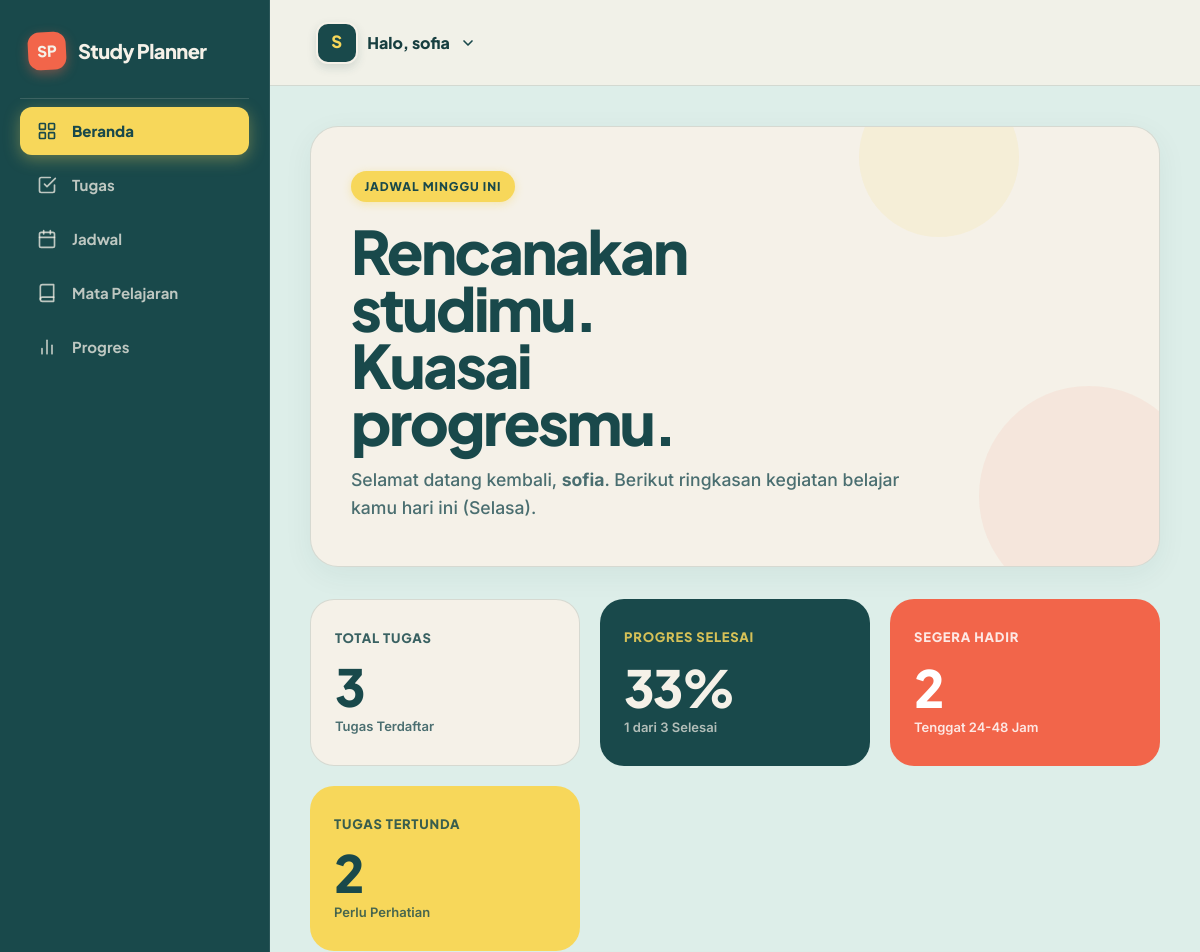
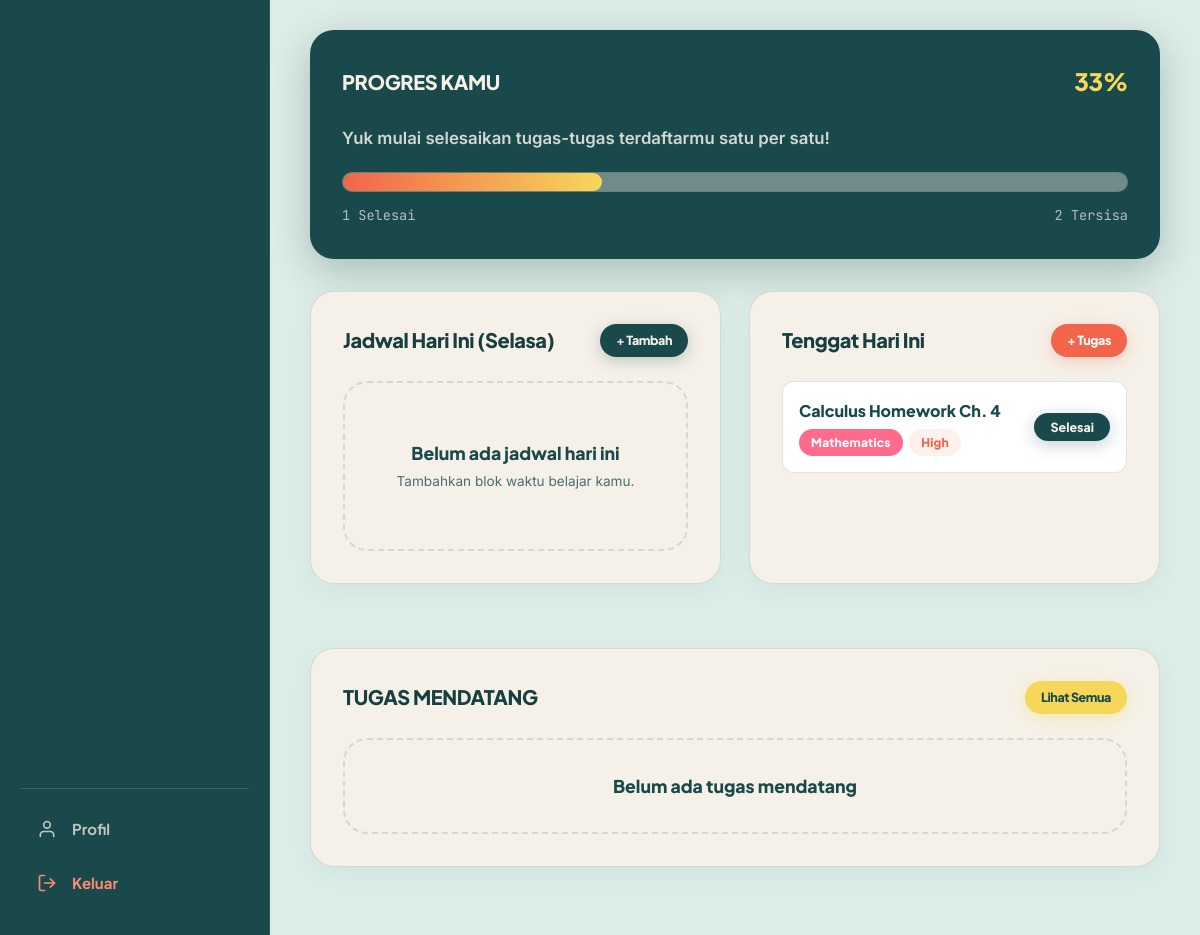
The app's page /dashboard (signed in) with its own data (2 pictures, top to bottom).
### tables this page shows
CREATE TABLE users (
            id INTEGER PRIMARY KEY AUTOINCREMENT,
            username TEXT UNIQUE NOT NULL,
            email TEXT UNIQUE NOT NULL,
            password_hash TEXT NOT NULL,
            created_at TIMESTAMP DEFAULT CURRENT_TIMESTAMP
        );

CREATE TABLE tasks (
            id INTEGER PRIMARY KEY AUTOINCREMENT,
            user_id INTEGER NOT NULL,
            subject_id INTEGER,
            title TEXT NOT NULL,
            description TEXT,
            deadline DATE NOT NULL,
            priority TEXT CHECK(priority IN ('Low', 'Medium', 'High')) DEFAULT 'Medium',
            status TEXT CHECK(status IN ('To Do', 'In Progress', 'Completed')) DEFAULT 'To Do',
            created_at TIMESTAMP DEFAULT CURRENT_TIMESTAMP,
            FOREIGN KEY (user_id) REFERENCES users (id) ON DELETE CASCADE,
            FOREIGN KEY (subject_id) REFERENCES subjects (id) ON DELETE SET NULL
        );

CREATE TABLE subjects (
            id INTEGER PRIMARY KEY AUTOINCREMENT,
            user_id INTEGER NOT NULL,
            name TEXT NOT NULL,
            color TEXT NOT NULL DEFAULT '#ff7aa2',
            created_at TIMESTAMP DEFAULT CURRENT_TIMESTAMP,
            FOREIGN KEY (user_id) REFERENCES users (id) ON DELETE CASCADE
        );

### app.py (the view)
@app.route('/dashboard')
@login_required
def dashboard():
    user_id = session['user_id']
    db = get_db()
    today_str = date.today().isoformat()
    tomorrow_str = (date.today() + timedelta(days=1)).isoformat()
    total_tasks = db.execute("SELECT COUNT(*) FROM tasks WHERE user_id = ?", (user_id,)).fetchone()[0]
    completed_tasks = db.execute("SELECT COUNT(*) FROM tasks WHERE user_id = ? AND status = 'Completed'", (user_id,)).fetchone()[0]
    pending_tasks = db.execute("SELECT COUNT(*) FROM tasks WHERE user_id = ? AND status != 'Completed'", (user_id,)).fetchone()[0]
    due_soon_tasks = db.execute("SELECT COUNT(*) FROM tasks WHERE user_id = ? AND status != 'Completed' AND deadline BETWEEN ? AND ?",
                                (user_id, today_str, tomorrow_str)).fetchone()[0]
    overall_progress = round((completed_tasks / total_tasks * 100)) if total_tasks > 0 else 0
    due_today = db.execute('''
        SELECT t.*, s.name as subject_name, s.color as subject_color
        FROM tasks t LEFT JOIN subjects s ON t.subject_id = s.id
        WHERE t.user_id = ? AND t.deadline = ? AND t.status != 'Completed'
        ORDER BY t.priority DESC
    ''', (user_id, today_str)).fetchall()
    due_tomorrow = db.execute('''
        SELECT t.*, s.name as subject_name, s.color as subject_color
        FROM tasks t LEFT JOIN subjects s ON t.subject_id = s.id
        WHERE t.user_id = ? AND t.deadline = ? AND t.status != 'Completed'
        ORDER BY t.priority DESC
    ''', (user_id, tomorrow_str)).fetchall()
    upcoming_tasks = db.execute('''
        SELECT t.*, s.name as subject_name, s.color as subject_color
        FROM tasks t LEFT JOIN subjects s ON t.subject_id = s.id
        WHERE t.user_id = ? AND t.deadline > ? AND t.status != 'Completed'
        ORDER BY t.deadline ASC LIMIT 5
    ''', (user_id, tomorrow_str)).fetchall()
    day_name_en = date.today().strftime('%A')
    day_map_id = {
        'Monday': 'Senin', 'Tuesday': 'Selasa', 'Wednesday': 'Rabu',
        'Thursday': 'Kamis', 'Friday': 'Jumat', 'Saturday': 'Sabtu', 'Sunday': 'Minggu'
    }
    today_name_id = day_map_id.get(day_name_en, day_name_en)
    todays_schedule = db.execute('''
        SELECT sc.*, s.name as subject_name, s.color as subject_color
        FROM schedules sc JOIN subjects s ON sc.subject_id = s.id
        WHERE sc.user_id = ? AND sc.day = ?
        ORDER BY sc.start_time ASC
    ''', (user_id, day_name_en)).fetchall()
    return render_template('dashboard.html',
                           total_tasks=total_tasks,
                           completed_tasks=completed_tasks,
                           pending_tasks=pending_tasks,
                           due_soon_tasks=due_soon_tasks,
                           overall_progress=overall_progress,
                           due_today=due_today,
                           due_tomorrow=due_tomorrow,
                           upcoming_tasks=upcoming_tasks,
                           todays_schedule=todays_schedule,
                           today_name=today_name_id)

### templates/dashboard.html (shortened to what this page needs)
{% extends "base.html" %}
{% block content %}
<div class="hero-editorial">
  <div class="hero-circle-accent"></div>
  <div class="hero-circle-accent-2"></div>
  <span class="hero-tag">JADWAL MINGGU INI</span>
  <h1 class="heading-display">Rencanakan<br>studimu.<br>Kuasai<br>progresmu.</h1>
  <p class="heading-sub">
    Selamat datang kembali, <strong>{{ current_user.username }}</strong>. Berikut ringkasan kegiatan belajar kamu hari ini ({{ today_name }}).
  </p>
</div>
<div class="metrics-varied-grid">
  <div class="metric-card-editorial cream-theme">
    <div class="metric-card-label" style="color: var(--teal-dark);">Total Tugas</div>
    <div>
      <div class="metric-card-num" style="color: var(--teal-dark);">{{ total_tasks }}</div>
      <div style="font-size: 0.8125rem; color: var(--text-muted); font-weight: 600; margin-top: 0.25rem;">Tugas Terdaftar</div>
    </div>
  </div>
  <div class="metric-card-editorial teal-theme">
    <div class="metric-card-label" style="color: var(--yellow);">Progres Selesai</div>
    <div>
      <div class="metric-card-num" style="color: var(--cream);">{{ overall_progress }}%</div>
      <div style="font-size: 0.8125rem; color: rgba(245, 241, 232, 0.7); font-weight: 600; margin-top: 0.25rem;">{{ completed_tasks }} dari {{ total_tasks }} Selesai</div>
    </div>
  </div>
  <div class="metric-card-editorial coral-theme">
    <div class="metric-card-label">Segera Hadir</div>
    <div>
      <div class="metric-card-num">{{ due_soon_tasks }}</div>
      <div style="font-size: 0.8125rem; color: rgba(255, 255, 255, 0.85); font-weight: 600; margin-top: 0.25rem;">Tenggat 24-48 Jam</div>
    </div>
  </div>
  <div class="metric-card-editorial yellow-theme">
    <div class="metric-card-label">Tugas Tertunda</div>
    <div>
      <div class="metric-card-num">{{ pending_tasks }}</div>
      <div style="font-size: 0.8125rem; color: rgba(25, 73, 75, 0.8); font-weight: 600; margin-top: 0.25rem;">Perlu Perhatian</div>
    </div>
  </div>
</div>
<div class="card-editorial dark-bg">
  <div class="card-title-editorial">
    <span>PROGRES KAMU</span>
    <span style="font-family: var(--font-display); font-size: 1.5rem; font-weight: 900; color: var(--yellow);">{{ overall_progress }}%</span>
  </div>
  <p style="font-size: 1.05rem; color: rgba(245, 241, 232, 0.85); font-weight: 600; margin-bottom: 1.25rem;">
    {% if overall_progress >= 80 %}
      Luar biasa! Kamu membuat kemajuan yang sangat solid minggu ini.
    {% elif overall_progress >= 50 %}
      Perkembangan bagus! Tetap jaga ritme belajarmu.
    {% else %}
      Yuk mulai selesaikan tugas-tugas terdaftarmu satu per satu!
    {% endif %}
  </p>
  <div class="progress-bar-container" style="height: 20px;">
    <div class="progress-bar-fill" style="width: {{ overall_progress }}%;"></div>
  </div>
  <div style="display: flex; justify-content: space-between; align-items: center; margin-top: 0.85rem; font-size: 0.85rem; color: rgba(245, 241, 232, 0.7); font-family: var(--font-mono);">
    <span>{{ completed_tasks }} Selesai</span>
    <span>{{ pending_tasks }} Tersisa</span>
  </div>
</div>
<div style="display: grid; grid-template-columns: repeat(auto-fit, minmax(320px, 1fr)); gap: 1.75rem; margin-bottom: 2rem;">
  <div class="card-editorial cream-bg">
    <div class="card-title-editorial">
      <span>Jadwal Hari Ini ({{ today_name }})</span>
      <a href="{{ url_for('schedule') }}" class="btn-editorial btn-editorial-teal btn-editorial-sm">+ Tambah</a>
    </div>
    {% if todays_schedule %}
      <div style="display: flex; flex-direction: column; gap: 0.85rem;">
        {% for item in todays_schedule %}
        <div style="border: 1px solid var(--border-editorial); border-radius: var(--radius-sm); padding: 1rem; background: var(--cream-card); border-left: 6px solid {{ item.subject_color }};">
          <div style="font-family: var(--font-display); font-weight: 800; font-size: 1.05rem; color: var(--teal-dark);">{{ item.subject_name }}</div>
          <div style="font-family: var(--font-mono); font-size: 0.8125rem; color: var(--text-muted); margin-top: 0.25rem; font-weight: 600;">
            🕒 {{ item.start_time }} - {{ item.end_time }}
          </div>
          {% if item.notes %}
          <div style="font-size: 0.85rem; color: var(--text-dark); margin-top: 0.35rem;">
            📌 {{ item.notes }}
          </div>
          {% endif %}
        </div>
        {% endfor %}
      </div>
    {% else %}
      <div class="empty-state">
        <div class="empty-text">Belum ada jadwal hari ini</div>
        <p style="font-size: 0.85rem; color: var(--text-muted); margin-top: 0.25rem;">Tambahkan blok waktu belajar kamu.</p>
      </div>
    {% endif %}
  </div>
  <div class="card-editorial cream-bg">
    <div class="card-title-editorial">
      <span>Tenggat Hari Ini</span>
      <a href="{{ url_for('task_create') }}" class="btn-editorial btn-editorial-coral btn-editorial-sm">+ Tugas</a>
    </div>
    {% if due_today %}
      <div style="display: flex; flex-direction: column; gap: 0.85rem;">
        {% for task in due_today %}
        <div style="border: 1px solid var(--border-editorial); border-radius: var(--radius-sm); padding: 1rem; background: var(--cream-card); display: flex; justify-content: space-between; align-items: center; gap: 0.75rem;">
          <div>
            <div style="font-family: var(--font-display); font-weight: 800; font-size: 1rem; color: var(--teal-dark);">{{ task.title }}</div>
            <div style="margin-top: 0.35rem; display: flex; gap: 0.4rem; align-items: center; flex-wrap: wrap;">
              {% if task.subject_name %}
                <span class="badge-editorial" style="background-color: {{ task.subject_color }}; color: #ffffff;">{{ task.subject_name }}</span>
              {% endif %}
              <span class="badge-editorial badge-{{ task.priority | lower }}">{{ task.priority }}</span>
            </div>
          </div>
          <form method="POST" action="{{ url_for('task_complete', id=task.id) }}">
            <button type="submit" class="btn-editorial btn-editorial-teal btn-editorial-sm">Selesai</button>
          </form>
        </div>
        {% endfor %}
      </div>
    {% else %}
      <div class="empty-state">
        <div class="empty-text">Semua tugas hari ini beres</div>
        <p style="font-size: 0.85rem; color: var(--text-muted); margin-top: 0.25rem;">Tidak ada tugas yang jatuh tempo hari ini.</p>
      </div>
    {% endif %}
  </div>
</div>
<div class="card-editorial cream-bg">
  <div class="card-title-editorial">
    <span>TUGAS MENDATANG</span>
    <a href="{{ url_for('tasks') }}" class="btn-editorial btn-editorial-yellow btn-editorial-sm">Lihat Semua</a>
  </div>
  {% if upcoming_tasks %}
    <div style="display: flex; flex-direction: column; gap: 0.85rem;">
      {% for task in upcoming_tasks %}
      <div style="border: 1px solid var(--border-editorial); border-radius: var(--radius-sm); padding: 1rem; background: var(--cream-card); display: flex; justify-content: space-between; align-items: center; flex-wrap: wrap; gap: 0.75rem;">
        <div>
          <div style="font-family: var(--font-display); font-weight: 800; font-size: 1.05rem; color: var(--teal-dark);">{{ task.title }}</div>
          <div style="font-family: var(--font-mono); font-size: 0.8125rem; color: var(--text-muted); margin-top: 0.2rem;">
            Tenggat: {{ task.deadline }}
          </div>
        </div>
        <div>
          {% if task.subject_name %}
            <span class="badge-editorial" style="background-color: {{ task.subject_color }}; color: #ffffff;">{{ task.subject_name }}</span>
          {% endif %}
          <span class="badge-editorial badge-{{ task.priority | lower }}">{{ task.priority }}</span>
        </div>
      </div>
      {% endfor %}
    </div>
  {% else %}
    <div class="empty-state" style="padding: 2rem;">
      <div class="empty-text">Belum ada tugas mendatang</div>
    </div>
  {% endif %}
</div>
{% endblock %}

### templates/base.html (shortened to what this page needs)
<!DOCTYPE html>
<html lang="id">
<head>
  <link rel="stylesheet" href="{{ url_for('static', filename='css/style.css') }}">
</head>
<body>
  {% if current_user %}
  <div class="app-container">
    <aside class="sidebar">
      <div>
        <div class="brand-header">
          <span class="brand-badge">SP</span>
          <span class="brand-title">Study Planner</span>
        </div>
        <ul class="nav-menu">
          <li class="nav-item {% if request.endpoint == 'dashboard' %}active{% endif %}">
            <a href="{{ url_for('dashboard') }}">
              <span class="nav-icon"></span>
              Beranda
            </a>
          </li>
          <li class="nav-item {% if request.endpoint in ['tasks', 'task_create', 'task_edit'] %}active{% endif %}">
            <a href="{{ url_for('tasks') }}">
              <span class="nav-icon"><svg xmlns="http://www.w3.org/2000/svg" width="20" height="20" viewBox="0 0 24 24" fill="none" stroke="currentColor" stroke-width="2" stroke-linecap="round" stroke-linejoin="round"><path d="M9 11l3 3L22 4"/><path d="M21 12v7a2 2 0 01-2 2H5a2 2 0 01-2-2V5a2 2 0 012-2h11"/></svg></span>
              Tugas
            </a>
          </li>
          <li class="nav-item {% if request.endpoint == 'schedule' %}active{% endif %}">
            <a href="{{ url_for('schedule') }}">
              <span class="nav-icon"></span>
              Jadwal
            </a>
          </li>
          <li class="nav-item {% if request.endpoint == 'subjects' %}active{% endif %}">
            <a href="{{ url_for('subjects') }}">
              <span class="nav-icon"><svg xmlns="http://www.w3.org/2000/svg" width="20" height="20" viewBox="0 0 24 24" fill="none" stroke="currentColor" stroke-width="2" stroke-linecap="round" stroke-linejoin="round"><path d="M4 19.5A2.5 2.5 0 016.5 17H20"/><path d="M6.5 2H20v20H6.5A2.5 2.5 0 014 19.5v-15A2.5 2.5 0 016.5 2z"/></svg></span>
              Mata Pelajaran
            </a>
          </li>
          <li class="nav-item {% if request.endpoint == 'progress' %}active{% endif %}">
            <a href="{{ url_for('progress') }}">
              <span class="nav-icon"><svg xmlns="http://www.w3.org/2000/svg" width="20" height="20" viewBox="0 0 24 24" fill="none" stroke="currentColor" stroke-width="2" stroke-linecap="round" stroke-linejoin="round"><line x1="18" y1="20" x2="18" y2="10"/><line x1="12" y1="20" x2="12" y2="4"/><line x1="6" y1="20" x2="6" y2="14"/></svg></span>
              Progres
            </a>
          </li>
        </ul>
      </div>
      <div class="sidebar-bottom">
        <div class="nav-item {% if request.endpoint == 'profile' %}active{% endif %}">
          <a href="{{ url_for('profile') }}">
            <span class="nav-icon"><svg xmlns="http://www.w3.org/2000/svg" width="20" height="20" viewBox="0 0 24 24" fill="none" stroke="currentColor" stroke-width="2" stroke-linecap="round" stroke-linejoin="round"><path d="M20 21v-2a4 4 0 00-4-4H8a4 4 0 00-4 4v2"/><circle cx="12" cy="7" r="4"/></svg></span>
            Profil
          </a>
        </div>
        <div class="nav-item">
          <a href="{{ url_for('logout') }}" class="logout-link">
            <span class="nav-icon"><svg xmlns="http://www.w3.org/2000/svg" width="20" height="20" viewBox="0 0 24 24" fill="none" stroke="currentColor" stroke-width="2" stroke-linecap="round" stroke-linejoin="round"><path d="M9 21H5a2 2 0 01-2-2V5a2 2 0 012-2h4"/><polyline points="16 17 21 12 16 7"/><line x1="21" y1="12" x2="9" y2="12"/></svg></span>
            Keluar
          </a>
        </div>
      </div>
    </aside>
    <div class="main-wrapper">
      <header class="top-header">
        <div class="user-header-menu" id="user-header-menu">
          <div class="user-header-trigger" id="user-header-trigger">
            <div class="user-avatar">
              {{ current_user.username[0] | upper }}
            </div>
            <span class="user-greeting-header">Halo, {{ current_user.username }}</span>
            <svg class="chevron-user-dropdown" xmlns="http://www.w3.org/2000/svg" width="16" height="16" viewBox="0 0 24 24" fill="none" stroke="currentColor" stroke-width="2.5" stroke-linecap="round" stroke-linejoin="round"><polyline points="6 9 12 15 18 9"/></svg>
          </div>
        </div>
      </header>
      <main class="content-body">
        {% block content %}{% endblock %}
      </main>
    </div>
  </div>
  {% else %}
    {% block auth_content %}{% endblock %}
  {% endif %}
</body>
</html>

### records on screen
users: username "S", username "sofia"
tasks: title "Calculus Homework Ch. 4", subject_name "Mathematics", priority "High"

### other values on screen
{{ today_name }} "Selasa"
{{ total_tasks }} "3"
{{ overall_progress }} "33"
{{ completed_tasks }} "1"
{{ due_soon_tasks }} "2"
{{ pending_tasks }} "2"
